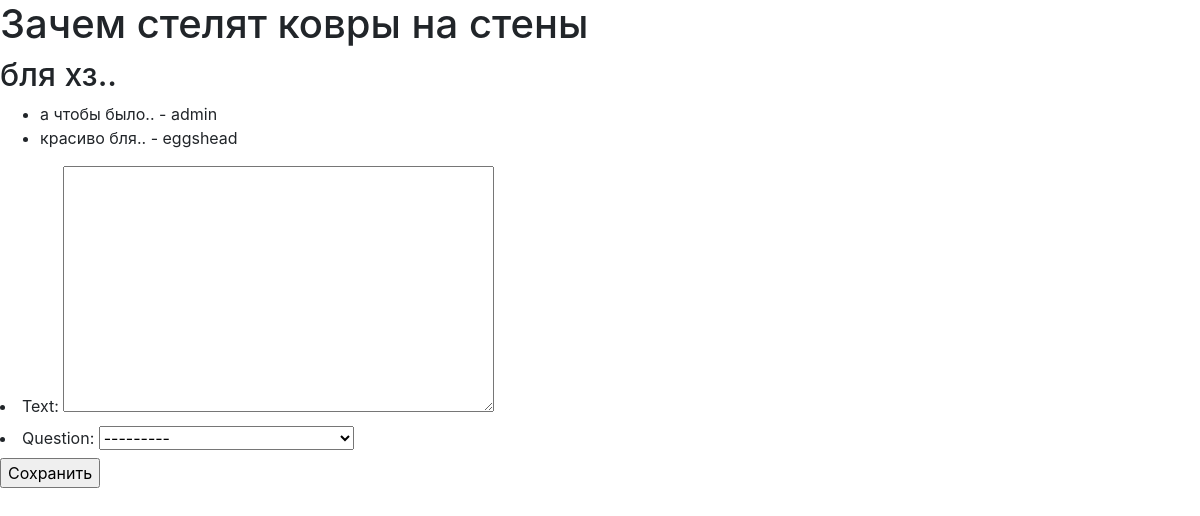
Screenshot of /question/2/ (signed in) with the database file from the repository.
### qa/models.py (models this page shows, shortened)
class Question(models.Model):
    title = models.CharField(max_length=255)
    text = models.TextField()
    added_at = models.DateTimeField(null=True)
    rating = models.IntegerField(null=True)
    author = models.ForeignKey(User, null=True, on_delete=models.SET_NULL)
    likes = models.IntegerField(null=True)
    objects = QuestionManager()
    def __str__(self):
        return self.title
    class Meta:
        ordering = ['-rating']

class Answer(models.Model):
    text = models.TextField()
    added_at = models.DateTimeField(null=True)
    question = models.ForeignKey(Question, null=True, on_delete=models.CASCADE)
    author = models.ForeignKey(User, null=True, on_delete=models.SET_NULL)

### qa/views.py (the view)
# urls.py: re_path(r'question/(?P<pk>\d+)/', qav.get_question, name='question_detail'),
@login_required()
def get_question(request, pk):
    if request.method == "POST":
        form = AnswerForm(request.POST)
        if form.is_valid():
            answer = form.save()
            answer.author = request.user
            answer.save()
    else:
        form = AnswerForm()
    question = get_object_or_404(Question, pk=pk)
    return render(request, 'question_details.html', {
        'question': question,
        'form': form,
    })

### qa/forms.py (shortened to what this page needs)
class AnswerForm(forms.Form):
    text = forms.CharField(widget=forms.Textarea)
    question = forms.ModelChoiceField(Question.objects)

### qa/templates/question_details.html (shortened to what this page needs)
<!DOCTYPE html>
<html lang="en">
<head>
    <link rel="stylesheet" href="https://maxcdn.bootstrapcdn.com/bootstrap/4.0.0/css/bootstrap.min.css">
</head>
<body>
    <h1>{{ question.title }}</h1>
    <h2>{{ question.text }}</h2>
    <ul>
      {% for answer in question.answer_set.all %}
          <li>{{ answer.text}} - {{ answer.author }}</li>
      {% endfor %}
    </ul>
     <form method="post" action="{% url 'question_detail' question.pk %}">
       {{ form.as_ul }}
       <input type="submit" value="Сохранить">
   </form>
</body>
</html>

### rows the page displays
Question: title "Зачем стелят ковры на стены", text "бля хз.."
Answer: text "а чтобы было..", author "admin"
Answer: text "красиво бля..", author "eggshead"
